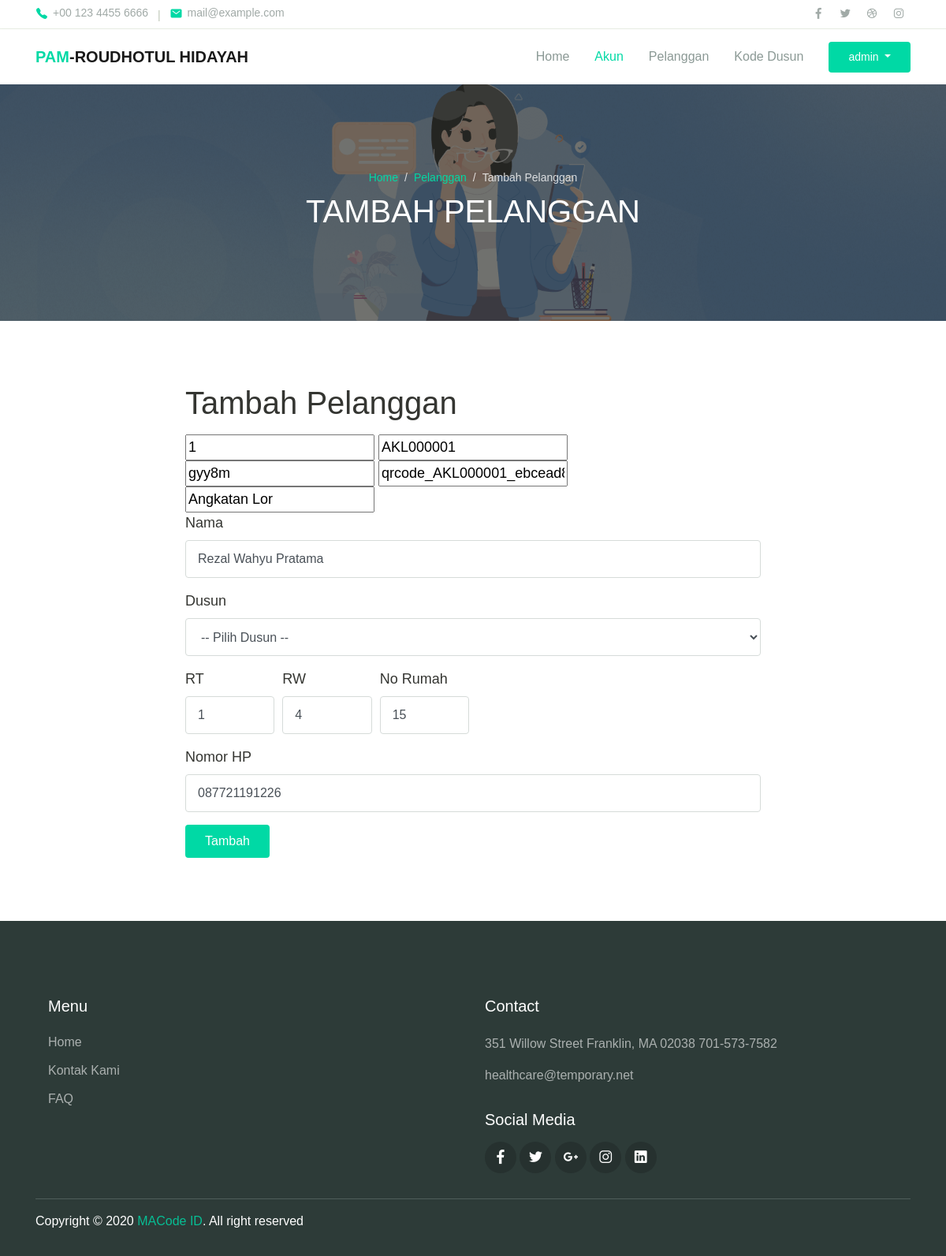
Page /admin/pelanggan_edit.php?id=1 (signed in) on the earlier database version.
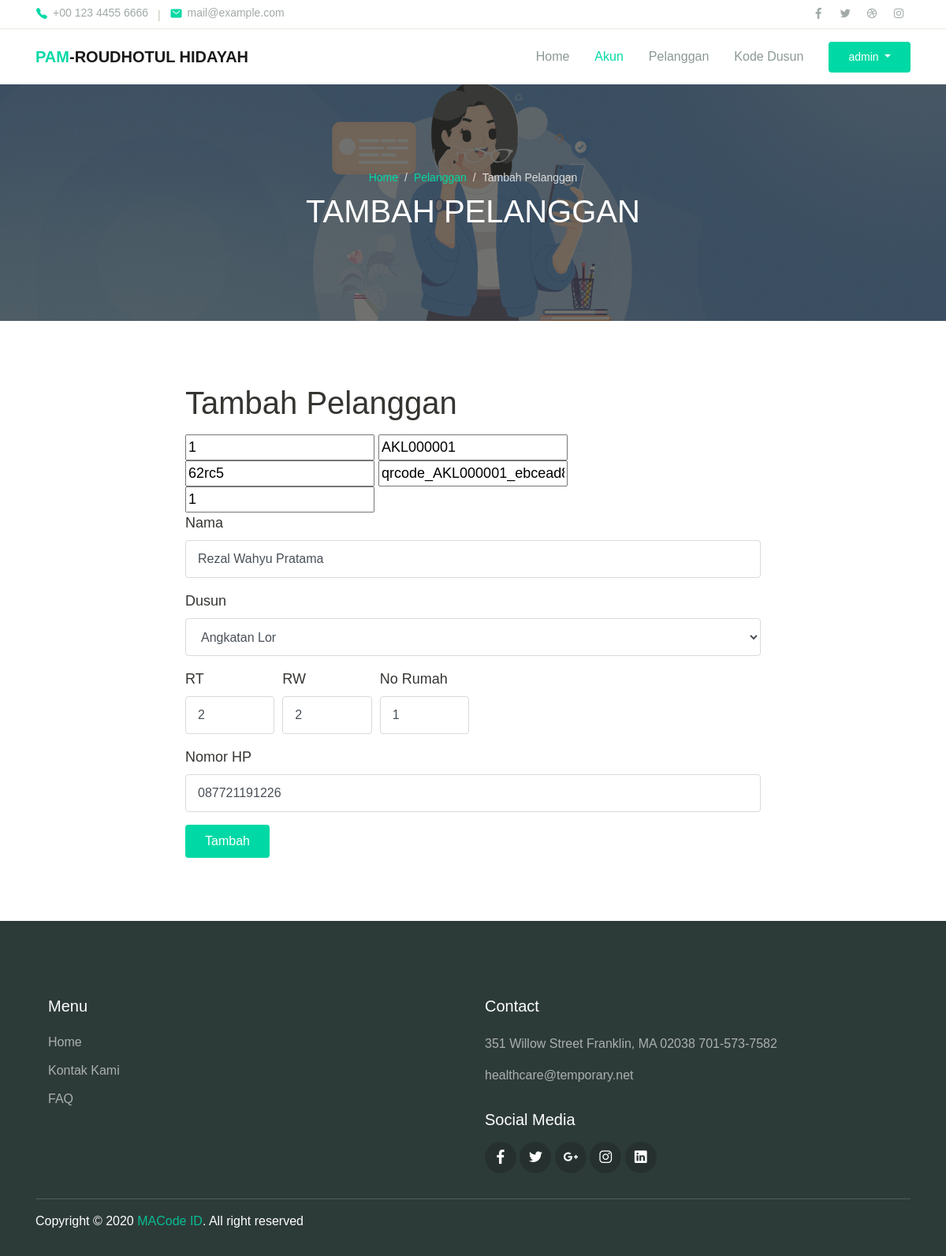
Same page on the later database version.
### tables this page shows
CREATE TABLE `pelanggan` (
  `id` int(10) NOT NULL,
  `id_pelanggan` varchar(10) NOT NULL,
  `nama` char(40) NOT NULL,
  `dusun` int(4) NOT NULL,
  `rt` int(3) NOT NULL,
  `rw` int(3) NOT NULL,
  `no_rumah` int(4) NOT NULL,
  `no_hp` varchar(13) NOT NULL,
  `level` varchar(20) NOT NULL,
  `code` varchar(10) NOT NULL,
  `qrcode` varchar(500) NOT NULL
);

CREATE TABLE `dusun` (
  `id` int(4) NOT NULL,
  `nama` varchar(50) NOT NULL,
  `kode` varchar(3) NOT NULL
);

### admin/pelanggan_edit.php (the view, shortened to what this page needs)
<?php
    include '../config/koneksi.php';
    if(isset($_GET['id']))
    {
        $id_pelanggan = $_GET['id'];
        $query_data_pelanggan = mysqli_query($koneksi, "SELECT * FROM pelanggan WHERE id='$id_pelanggan'");
        $data_pelanggan = mysqli_fetch_array($query_data_pelanggan);
    }
    else {
        header('location: akun.php');
    }
    $query_data_dusun = mysqli_query($koneksi, "SELECT * FROM dusun");
    include 'layout/header.php';
?>
    <div class="page-banner overlay-dark bg-image" style="background-image: url('../assets/img/gmb-4.png');">
        <div class="banner-section">
            <div class="container text-center wow fadeInUp">
                <nav aria-label="Breadcrumb">
                    <ol class="breadcrumb breadcrumb-dark bg-transparent justify-content-center py-0 mb-2">
                        <li class="breadcrumb-item"><a href="index.php">Home</a></li>
                        <li class="breadcrumb-item"><a href="pelanggan.php">Pelanggan</a></li>
                        <li class="breadcrumb-item active" aria-current="page">Tambah Pelanggan</li>
                    </ol>
                </nav>
                <h1 class="font-weight-normal">TAMBAH PELANGGAN</h1>
            </div>
        </div>
    </div>
    <div class="page-section">
        <div class="container">
            <div class="row justify-content-center">
                <div class="col-8 wow fadeInUp">
                    <h1 class="mb-3">Tambah Pelanggan</h1>
                    <div class="text-lg">
                        <form method="POST" action="function/edit_pelanggan.php">
                            <input type="text" name="id" value="<?php echo $data_pelanggan['id']; ?>">
                            <input type="text" name="id_pelanggan" value="<?php echo $data_pelanggan['id_pelanggan']; ?>">
                            <input type="text" name="code" value="<?php echo $data_pelanggan['code']; ?>">
                            <input type="text" name="qrcode_lama" value="<?php echo $data_pelanggan['qrcode']; ?>">
                            <input type="text" name="dusun_lama" value="<?php echo $data_pelanggan['dusun']; ?>">
                            <div class="form-group">
                                <label for="exampleInputEmail1">Nama</label>
                                <input type="text" class="form-control" name="nama" placeholder="Nama" value="<?php echo $data_pelanggan['nama']; ?>" required>
                            </div>
                            <div class="form-group">
                                <label for="exampleInputEmail1">Dusun</label>
                                <select name="dusun" class="form-control" id="exampleFormControlSelect1" required>
                                    <option value="">-- Pilih Dusun --</option>
                                    <?php
                                    foreach ($query_data_dusun as $a) {
                                    ?>
                                    <option value="<?php echo $a['id']; ?>" <?php if($a['id'] == $data_pelanggan['dusun']) echo "selected"; ?>><?php echo $a['nama']; ?></option>
                                    <?php
                                    }
                                    ?>
                                </select>
                            </div>
                            <div class="form-row">
                                <div class="form-group col-md-2">
                                    <label for="inputEmail4">RT</label>
                                    <input type="number" name="rt" class="form-control" placeholder="RT" value="<?php echo $data_pelanggan['rt']; ?>" required>
                                </div>
                                <div class="form-group col-md-2">
                                    <label for="inputPassword4">RW</label>
                                    <input type="number" name="rw" class="form-control" placeholder="RW" value="<?php echo $data_pelanggan['rw']; ?>" required>
                                </div>
                                <div class="form-group col-md-2">
                                    <label for="inputPassword4">No Rumah</label>
                                    <input type="number" name="noRumah" class="form-control" placeholder="No Rumah" value="<?php echo $data_pelanggan['no_rumah']; ?>" required>
                                </div>
                            </div>
                            <div class="form-group">
                                <label for="exampleInputPassword1">Nomor HP</label>
                                <input type="number" class="form-control" name="no_hp" placeholder="Nomor Handphone" value="<?php echo $data_pelanggan['no_hp']; ?>" required>
                            </div>
                            <button type="submit" class="btn btn-primary">Tambah</button>
                        </form>
                    </div>
                </div>
            </div>
        </div>
    </div>
<?php
include_once('layout/footer.php');
?>

Differences in the rows shown:
changed pelanggan "AKL000001": code "gyy8m" → "62rc5"; dusun_lama "Angkatan Lor" → "1"; dusun (not shown) → "Angkatan Lor"; rt "1" → "2"; rw "4" → "2"; noRumah "15" → "1"
Other differences:
form field dusun: "-- Pilih Dusun --" → (not shown)
